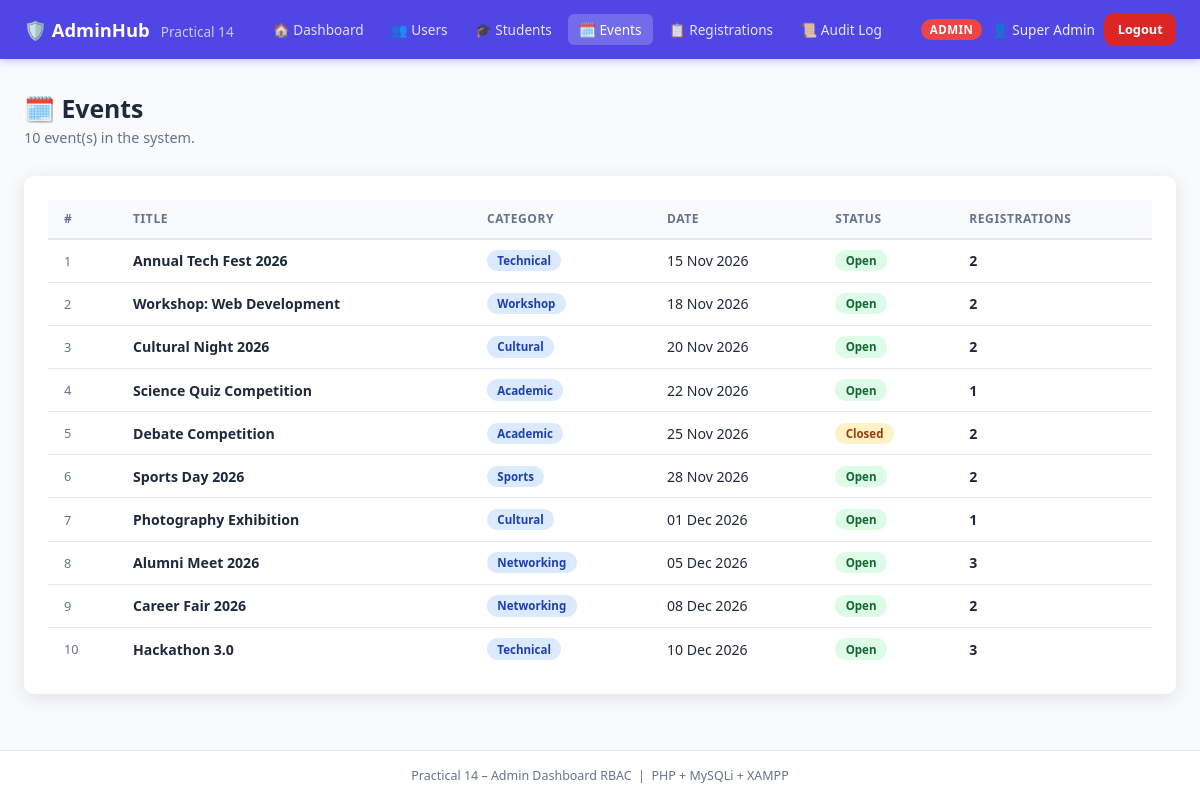
The app's page /events.php (signed in) with its own data.
### tables this page shows
CREATE TABLE events (
    id         INT UNSIGNED NOT NULL AUTO_INCREMENT,
    title      VARCHAR(200) NOT NULL,
    category   VARCHAR(80)  NOT NULL DEFAULT 'General',
    event_date DATE         NOT NULL,
    status     ENUM('open','closed','cancelled') NOT NULL DEFAULT 'open',
    created_at TIMESTAMP NOT NULL DEFAULT CURRENT_TIMESTAMP,
    PRIMARY KEY (id)
);

### events.php (the view, shortened to what this page needs)
<?php
require_once __DIR__ . '/includes/auth.php';
require_once __DIR__ . '/includes/layout.php';
$db     = get_db();
$events = $db->query("SELECT e.*, COUNT(r.id) AS reg_count
    FROM events e
    LEFT JOIN registrations r ON r.event_id = e.id
    GROUP BY e.id ORDER BY e.event_date ASC")->fetch_all(MYSQLI_ASSOC);
?>
<div class="page-header">
  <div><h1>🗓️ Events</h1><p><?= count($events) ?> event(s) in the system.</p></div>
</div>
<div class="card">
  <div class="table-wrap">
    <table>
      <thead><tr><th>#</th><th>Title</th><th>Category</th><th>Date</th><th>Status</th><th>Registrations</th></tr></thead>
      <tbody>
        <?php foreach ($events as $i => $e): ?>
        <tr>
          <td style="color:var(--muted);font-size:.8rem"><?= $i+1 ?></td>
          <td><strong><?= htmlspecialchars($e['title']) ?></strong></td>
          <td><span class="badge badge-blue"><?= htmlspecialchars($e['category']) ?></span></td>
          <td><?= date('d M Y', strtotime($e['event_date'])) ?></td>
          <td><span class="badge <?= ['open'=>'badge-green','closed'=>'badge-yellow','cancelled'=>'badge-red'][$e['status']]??'badge-gray' ?>">
            <?= ucfirst($e['status']) ?></span>
          </td>
          <td><strong><?= $e['reg_count'] ?></strong></td>
        </tr>
        <?php endforeach; ?>
      </tbody>
    </table>
  </div>
</div>

### style.css (style rules this page uses)
:root { --primary: #4f46e5; --primary-h: #4338ca; --success: #16a34a; --danger: #dc2626; --warning: #d97706; --info: #0284c7; --purple: #7c3aed; --teal: #0d9488; --border: #e2e8f0; --bg: #f8fafc; --card-bg: #ffffff; --dark: #1e293b; --muted: #64748b; --radius: 10px; --font: 'Segoe UI', system-ui, sans-serif; --shadow: 0 4px 20px rgba(0,0,0,.10); --tr: .2s ease; }
*, *::before, *::after { box-sizing: border-box; margin: 0; padding: 0; }
body { font-family: var(--font); background: var(--bg); color: var(--dark); min-height: 100vh; display: flex; flex-direction: column; }
.page-header { display:flex; align-items:center; justify-content:space-between; flex-wrap:wrap; gap:1rem; margin-bottom:1.8rem; }
.page-header h1 { font-size:1.55rem; }
.page-header p { color:var(--muted); font-size:.9rem; margin-top:.2rem; }
.card { background:var(--card-bg); border-radius:var(--radius); box-shadow:var(--shadow); padding:1.5rem; margin-bottom:1.5rem; }
.table-wrap { overflow-x:auto; }
table { width:100%; border-collapse:collapse; font-size:.88rem; }
thead th { background:var(--bg); padding:.65rem 1rem; text-align:left; font-weight:600; font-size:.75rem; text-transform:uppercase; letter-spacing:.05em; color:var(--muted); border-bottom:2px solid var(--border); white-space:nowrap; }
tbody td { padding:.65rem 1rem; border-bottom:1px solid var(--border); }
tbody tr:last-child td { border-bottom:none; }
.badge { display:inline-block; padding:.2rem .65rem; border-radius:999px; font-size:.72rem; font-weight:600; white-space:nowrap; }
.badge-green { background:#dcfce7; color:#166534; }
.badge-blue { background:#dbeafe; color:#1e40af; }
.badge-yellow { background:#fef3c7; color:#92400e; }

### records on screen
events: title "Annual Tech Fest 2026", category "Technical", event_date "15 Nov 2026", status "Open", reg_count "2"
events: title "Workshop: Web Development", category "Workshop", event_date "18 Nov 2026", status "Open", reg_count "2"
events: title "Cultural Night 2026", category "Cultural", event_date "20 Nov 2026", status "Open", reg_count "2"
events: title "Science Quiz Competition", category "Academic", event_date "22 Nov 2026", status "Open", reg_count "1"
events: title "Debate Competition", category "Academic", event_date "25 Nov 2026", status "Closed", reg_count "2"
events: title "Sports Day 2026", category "Sports", event_date "28 Nov 2026", status "Open", reg_count "2"
events: title "Photography Exhibition", category "Cultural", event_date "01 Dec 2026", status "Open", reg_count "1"
events: title "Alumni Meet 2026", category "Networking", event_date "05 Dec 2026", status "Open", reg_count "3"
events: title "Career Fair 2026", category "Networking", event_date "08 Dec 2026", status "Open", reg_count "2"
events: title "Hackathon 3.0", category "Technical", event_date "10 Dec 2026", status "Open", reg_count "3"

### other values on screen
$item['icon'] "🏠"
$item['label'] "Dashboard"
$item['icon'] "👥"
$item['label'] "Users"
$item['icon'] "🎓"
$item['label'] "Students"
$item['icon'] "🗓️"
$item['label'] "Events"
$item['icon'] "📋"
$item['label'] "Registrations"
$item['icon'] "📜"
$item['label'] "Audit Log"
$user['role'] "ADMIN"
$user['name'] "Super Admin"
count($events) "10"
